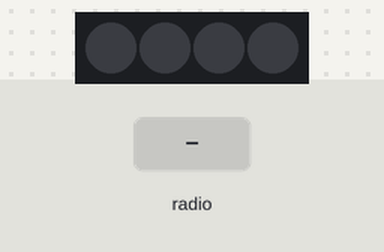
Simulated run of this program. Board: BBC micro:bit running MicroPython. On the bench: 4 RGB LEDs in strip order, left to right. The test bench sets the inputs (shaded band). Dim RGB values are drawn brighter than linear.

Above: at 1.2 s.
1.3 s: radio message "run2" arrives
At 4.11 s:
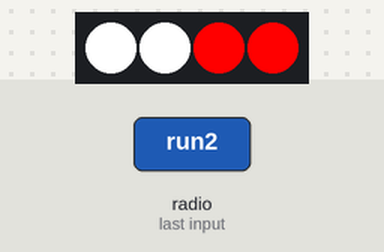
4.3 s: radio message "flash2" arrives
At 5.5 s:
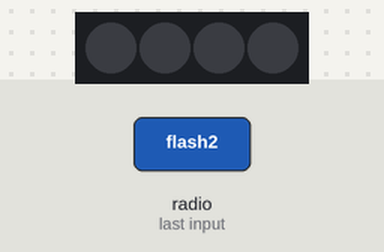
5.8 s: radio message "flow2" arrives
At 5.96 s:
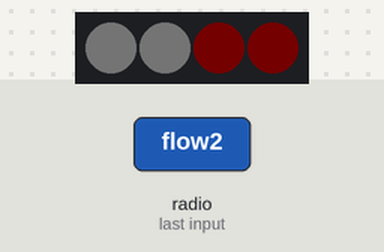
8.8 s: radio message "close2" arrives
At 9.1 s:
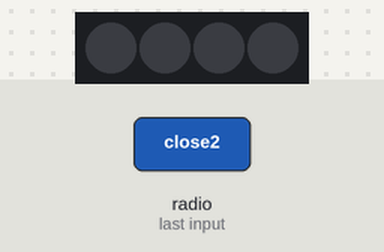
Timing chart, 0 to 11.3 s (numbered marks = the images above; inputs shaded):
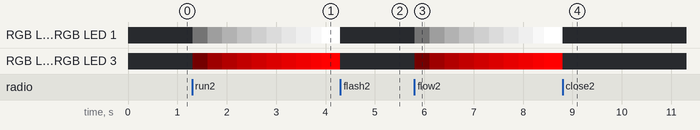

Measured:
- after the input at 1.3 s, RGB LED 0, RGB LED 1: off → RGB(1, 1, 1) at once, → RGB(30, 30, 30) 0.30 s later, → RGB(59, 59, 59) 0.30 s later, → RGB(88, 88, 88) 0.30 s later, … (10 changes in this stretch)
- after the input at 4.3 s, RGB LED 0, RGB LED 1: RGB(254, 254, 254) → off at once; RGB LED 2, RGB LED 3: RGB(254, 0, 0) → off at once
- after the input at 5.8 s, RGB LED 0, RGB LED 1: off → RGB(1, 1, 1) at once, → RGB(30, 30, 30) 0.30 s later, → RGB(59, 59, 59) 0.30 s later, → RGB(88, 88, 88) 0.30 s later, … (10 changes in this stretch)
- after the input at 8.8 s, RGB LED 0, RGB LED 1: RGB(254, 254, 254) → off at once; RGB LED 2, RGB LED 3: RGB(254, 0, 0) → off at once

The program:

widthLight.py
```python
# 차폭등
import radio
from random import randint
from microbit import *
import neopixel

# Create the "flash" animation frames. Can you work out how it's done?
flash = [Image().invert()*(i/9) for i in range(9, -1, -1)]

# The radio won't work unless it's switched on.
radio.on()
np = neopixel.NeoPixel(pin0, 4)

# Event loop.
while True:
    # Read any incoming messages.
    incoming = radio.receive()
    if incoming == 'run2':
        for num in range(0, 255):
            np[0] = (num, num, num)
            np[1] = (num, num, num)
            np[2] = (num, 0, 0)
            np[3] = (num, 0, 0)
            np.show()
            sleep(10)

    if incoming == 'flash2':
        np[0] = (0, 0, 0)
        np[1] = (0, 0, 0)
        np[2] = (0, 0, 0)
        np[3] = (0, 0, 0)
        np.show()
        sleep(10)

    if incoming == 'flow2':
        for num in range(0, 255):
            np[0] = (num, num, num)
            np[1] = (num, num, num)
            np[2] = (num, 0, 0)
            np[3] = (num, 0, 0)
            np.show()
            sleep(10)

    if incoming == 'stop2':
        for num in range(0, 255):
            np[0] = (num, num, num)
            np[1] = (num, num, num)
            np[2] = (num, 0, 0)
            np[3] = (num, 0, 0)
            np.show()
            sleep(10)

    if incoming == 'auth2':
        for num in range(0, 255):
            np[0] = (num, num, num)
            np[1] = (num, num, num)
            np[2] = (num, 0, 0)
            np[3] = (num, 0, 0)
            np.show()
            sleep(10)

    if incoming == 'close2':
        np[0] = (0, 0, 0)
        np[1] = (0, 0, 0)
        np[2] = (0, 0, 0)
        np[3] = (0, 0, 0)
        np.show()
        sleep(10)
```
